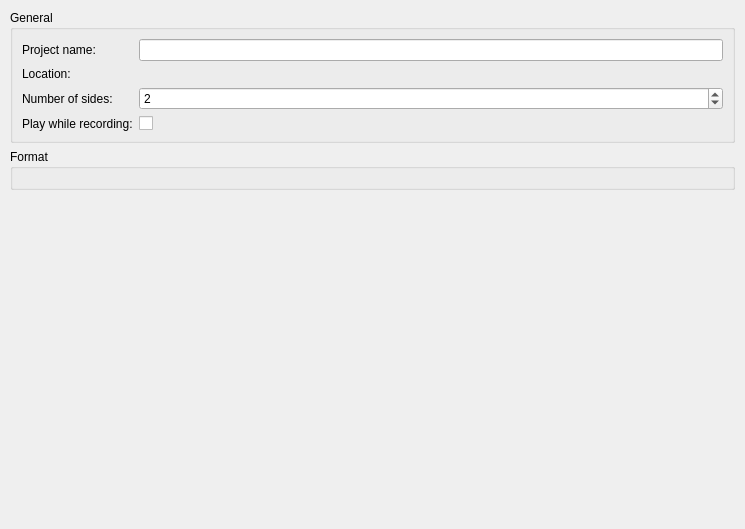
<?xml version="1.0" encoding="UTF-8"?>
<ui version="4.0">
 <class>ViProjectRecordingWidget</class>
 <widget class="QWidget" name="ViProjectRecordingWidget">
  <property name="geometry">
   <rect>
    <x>0</x>
    <y>0</y>
    <width>745</width>
    <height>529</height>
   </rect>
  </property>
  <property name="maximumSize">
   <size>
    <width>16777215</width>
    <height>16777215</height>
   </size>
  </property>
  <property name="windowTitle">
   <string>Form</string>
  </property>
  <property name="styleSheet">
   <string/>
  </property>
  <layout class="QGridLayout" name="gridLayout">
   <property name="margin">
    <number>10</number>
   </property>
   <item row="0" column="0">
    <widget class="QGroupBox" name="groupBox">
     <property name="title">
      <string>General</string>
     </property>
     <layout class="QGridLayout" name="gridLayout_2">
      <item row="0" column="0">
       <widget class="QLabel" name="label">
        <property name="text">
         <string>Project name:</string>
        </property>
       </widget>
      </item>
      <item row="1" column="0">
       <widget class="QLabel" name="label_2">
        <property name="text">
         <string>Location:</string>
        </property>
       </widget>
      </item>
      <item row="0" column="1">
       <widget class="QLineEdit" name="nameLineEdit"/>
      </item>
      <item row="1" column="1">
       <widget class="ViFileBrowser" name="fileBrowser" native="true"/>
      </item>
      <item row="2" column="1">
       <widget class="QSpinBox" name="sidesSpinBox">
        <property name="minimum">
         <number>1</number>
        </property>
        <property name="maximum">
         <number>100</number>
        </property>
        <property name="value">
         <number>2</number>
        </property>
       </widget>
      </item>
      <item row="2" column="0">
       <widget class="QLabel" name="label_3">
        <property name="text">
         <string>Number of sides:</string>
        </property>
       </widget>
      </item>
      <item row="3" column="0">
       <widget class="QLabel" name="label_4">
        <property name="text">
         <string>Play while recording:</string>
        </property>
       </widget>
      </item>
      <item row="3" column="1">
       <widget class="QCheckBox" name="playCheckBox">
        <property name="text">
         <string/>
        </property>
        <property name="checked">
         <bool>false</bool>
        </property>
       </widget>
      </item>
     </layout>
    </widget>
   </item>
   <item row="1" column="0">
    <widget class="QGroupBox" name="groupBox_2">
     <property name="title">
      <string>Format</string>
     </property>
     <layout class="QGridLayout" name="gridLayout_3">
      <item row="0" column="0">
       <widget class="ViFormatWidget" name="formatWidget" native="true"/>
      </item>
     </layout>
    </widget>
   </item>
   <item row="2" column="0">
    <widget class="QWidget" name="widget_3" native="true">
     <layout class="QGridLayout" name="gridLayout_4">
      <property name="margin">
       <number>0</number>
      </property>
      <item row="0" column="1">
       <widget class="ViPushButton" name="startButton" native="true"/>
      </item>
      <item row="0" column="0">
       <spacer name="horizontalSpacer">
        <property name="orientation">
         <enum>Qt::Horizontal</enum>
        </property>
        <property name="sizeHint" stdset="0">
         <size>
          <width>40</width>
          <height>20</height>
         </size>
        </property>
       </spacer>
      </item>
     </layout>
    </widget>
   </item>
   <item row="3" column="0">
    <spacer name="verticalSpacer">
     <property name="orientation">
      <enum>Qt::Vertical</enum>
     </property>
     <property name="sizeHint" stdset="0">
      <size>
       <width>20</width>
       <height>40</height>
      </size>
     </property>
    </spacer>
   </item>
  </layout>
 </widget>
 <customwidgets>
  <customwidget>
   <class>ViFileBrowser</class>
   <extends>QWidget</extends>
   <header>vifilebrowser.h</header>
   <container>1</container>
  </customwidget>
  <customwidget>
   <class>ViFormatWidget</class>
   <extends>QWidget</extends>
   <header>viformatwidget.h</header>
   <container>1</container>
  </customwidget>
  <customwidget>
   <class>ViPushButton</class>
   <extends>QWidget</extends>
   <header>vipushbutton.h</header>
   <container>1</container>
  </customwidget>
 </customwidgets>
 <resources/>
 <connections/>
</ui>
